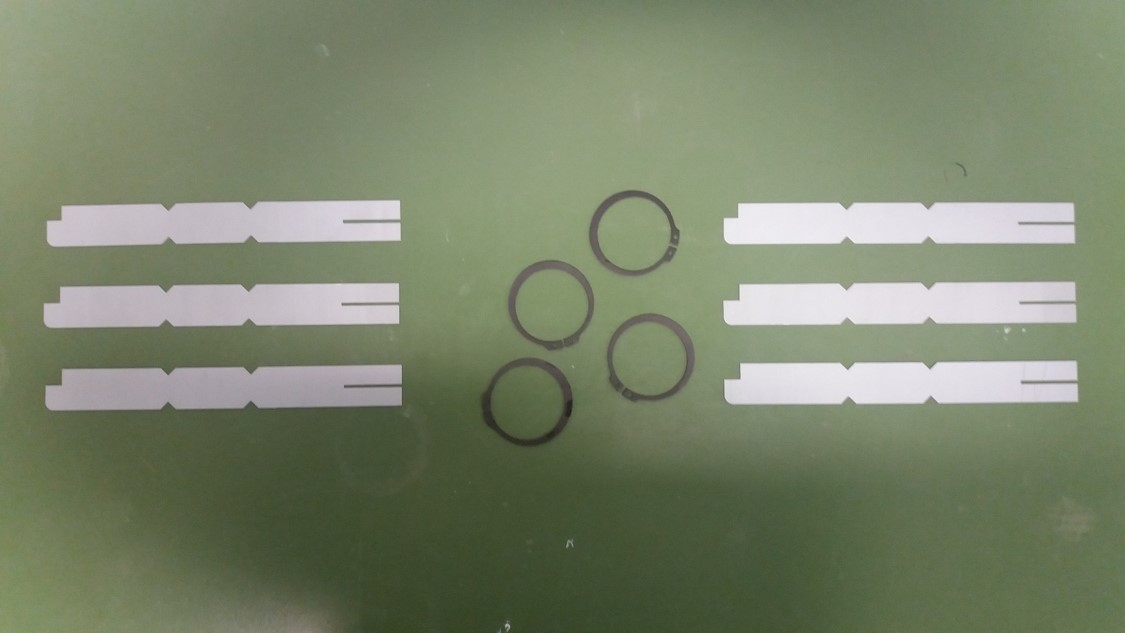
//> input picture Sessie_3/recht.jpg, 1125 x 633 px
$ ./main -image_template=recht.jpg -image_recht=rot.jpg -image_rot=rot.jpg   (built with g++ and OpenCV 4)
//> lines starting //> are read from the running program, lines starting //| are printed output that depends on the picture; after the words box and inside, x2 and y2 are one past the last pixel; in counts of white or black regions, pixels touching at a corner belong together
///`pkg-config opencv --libs` in build options, linker

#include <iostream>
#include <opencv2/opencv.hpp>


using namespace std;
using namespace cv;

/// Function Headers
void MatchRechtSingle( Mat img, Mat templ );
void MatchRechtMultiple( Mat img, Mat templ );
void MatchRot( Mat img, Mat templ );
void rotate(Mat& src, double angle, Mat& dst);

int main( int argc, char** argv )
{
    /// Adding a little help option and command line parser input
    CommandLineParser parser(argc, argv,
        "{ help h usage ? || show this message }"
        "{ image_template it  || (required) path to image }"
        "{ image_recht ire || (required) path to image }"
        "{ image_rot iro || (required) path to image }"
    );
    /// If help is entered
    if (parser.has("help"))
    {
        parser.printMessage();
        cerr << "use parameters: --image_template=template.jpg --image_recht=recht.jpg --image_rot=rot.jpg";
        return 0;
    }

    /// Collect data from arguments
    string imagepath_template(parser.get<string>("image_template"));
    string imagepath_recht(parser.get<string>("image_recht"));
    string imagepath_rot(parser.get<string>("image_rot"));
    if (imagepath_template.empty() || imagepath_recht.empty() || imagepath_rot.empty())
    {
        cerr << "image not found\n";
        parser.printMessage();
        return -1;
    }

    /// Read and show template image
    Mat templ;
    templ = imread(imagepath_template);
//> templ is the input picture: 633 rows x 1125 cols, CV_8UC3; mean B, G, R 107.3, 132.7, 122.6
    imshow("Template image", templ);
    waitKey(0);

    /// Read and show straight image
    Mat img_recht;
    img_recht = imread(imagepath_recht);
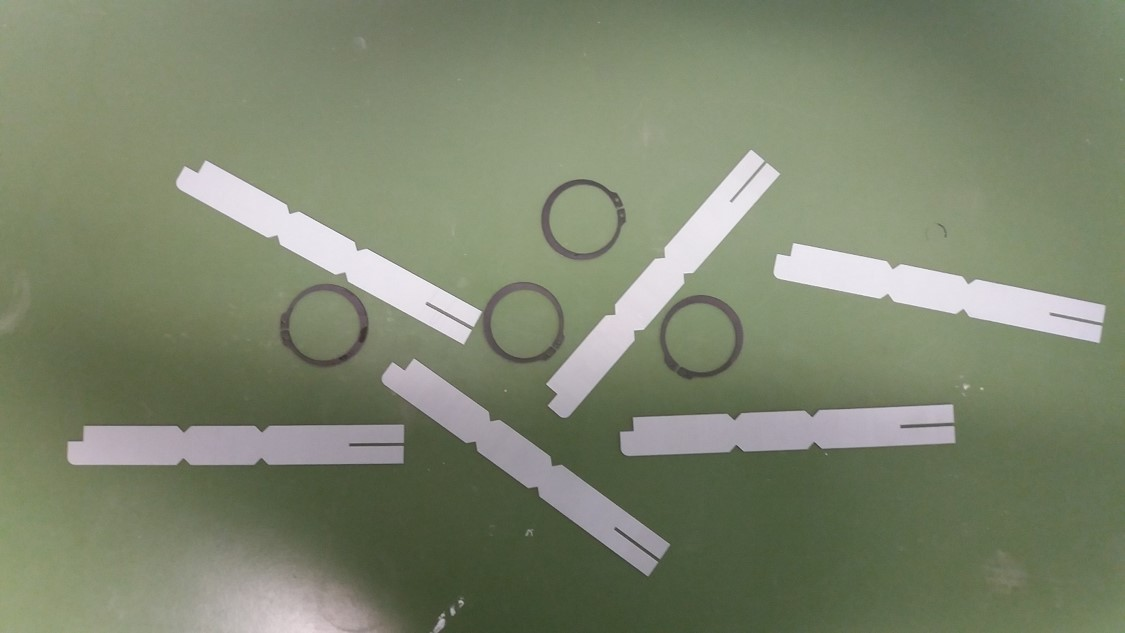
//> input picture Sessie_3/rot.jpg, 1125 x 633 px
//> img_recht is the input picture: 633 rows x 1125 cols, CV_8UC3; mean B, G, R 109.7, 133.1, 125.1
    imshow("recht", img_recht);
    waitKey(0);

    /// Read and show rotated image
    Mat img_rot;
    img_rot = imread(imagepath_rot);
    imshow("rot", img_rot);
    waitKey(0);

    /// Template matching
    MatchRechtSingle(img_recht, templ);
    MatchRechtMultiple(img_recht, templ);

}

void MatchRechtSingle( Mat img, Mat templ )
{
    Mat result;

    int result_cols =  img.cols - templ.cols + 1;
//> result_cols = 1
    int result_rows = img.rows - templ.rows + 1;
//> result_rows = 1

    result.create( result_rows, result_cols, CV_32FC1 );

    matchTemplate( img, templ, result, TM_SQDIFF);
//> result = [3.63e+09]
    normalize(result, result, 0, 1, NORM_MINMAX, -1, Mat());
//> result = [0]

    imshow("normalized", result);
    waitKey(0);

    // Localizing the best match with minMaxLoc
    Mat img_display;
    img.copyTo( img_display );

    double minVal; double maxVal; Point minLoc; Point maxLoc;
    Point matchLoc;

    minMaxLoc( result, &minVal, &maxVal, &minLoc, &maxLoc, Mat() );
//> minVal = 0; maxVal = 0; minLoc = Point(0, 0); maxLoc = Point(0, 0)

    matchLoc = minLoc;
//> matchLoc = Point(0, 0)

    rectangle( img_display, matchLoc, Point( matchLoc.x + templ.cols , matchLoc.y + templ.rows ), Scalar(0,255,0), 2, 8, 0 );
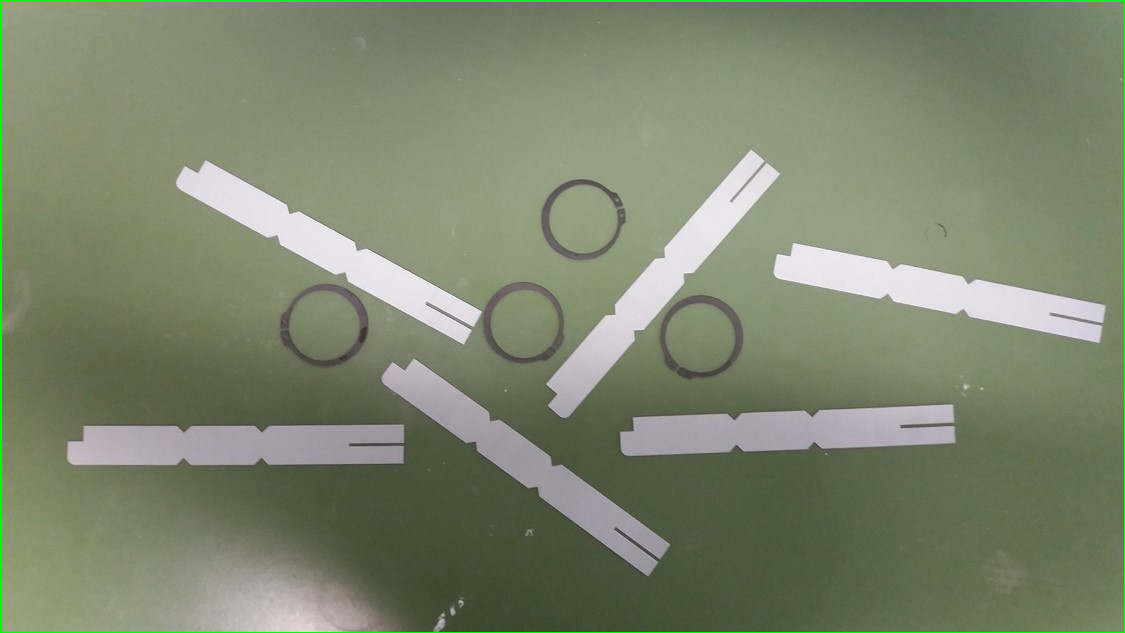
//> img_display: 633 rows x 1125 cols, CV_8UC3; 0.74% of pixels changed, all inside (x1, y1, x2, y2) = (0, 0, 1125, 633)
    rectangle( result, matchLoc, Point( matchLoc.x + templ.cols , matchLoc.y + templ.rows ), Scalar(0,255,0), 2, 8, 0 );

    imshow( "norm rechthoek", result );
    waitKey(0);

    imshow( "match recht single", img_display );
    waitKey(0);
}

void MatchRechtMultiple( Mat img, Mat templ )
{
    Mat mask, temp;
    Mat img_display;
    img.copyTo( img_display );
    Mat result;

    int result_cols =  img.cols - templ.cols + 1;
//> result_cols = 1
    int result_rows = img.rows - templ.rows + 1;
//> result_rows = 1

    result.create( result_rows, result_cols, CV_32FC1 );

    matchTemplate( img, templ, result, TM_CCOEFF_NORMED);
//> result = [0.414]
    normalize(result, result, 0, 1, NORM_MINMAX, -1, Mat());
//> result = [0]

    threshold(result, mask, 0.8, 1, THRESH_BINARY);
//> mask = [0]
    mask.convertTo(mask, CV_8UC1);
    mask = mask*255;
    imshow( "mask ", mask );
    waitKey(0);

    vector<vector<Point>>  contours;
    findContours(mask, contours, RETR_EXTERNAL, CHAIN_APPROX_NONE);
//> contours = 0 contours

    //check for local minima/maxima
    double minVal; double maxVal; Point minLoc; Point maxLoc;
    Point matchLoc;

    for (size_t i=0; i <contours.size(); i++)
    {
        Rect region = boundingRect(contours[i]);
        Mat temp = result(region);
        Point maxLock;
        Point minLock;
        minMaxLoc(temp, NULL, NULL, NULL, &maxLoc, Mat() );
        matchLoc = maxLoc;
        rectangle(img_display, Point(region.x+ matchLoc.x, region.y + matchLoc.y), Point(matchLoc.x +region.x + templ.cols, matchLoc.y +region.y + templ.rows), Scalar(0,0,255), 2, 8, 0 );
     }
//> this loop made 0 passes
//> after the loop, maxLoc = Point(0, 0)

    imshow( "result multiple ", img_display );
    waitKey(0);
}

void MatchRot( Mat img, Mat templ )
{
    int maxrot = 45; // maximum angle we will look after
    int steps = 10; // amount of steps to achieve maxrot
    float stepsize = maxrot/steps; // angle of each step

    Mat img_display;
    img.copyTo( img_display );

}

// Return the rotation matrices for each rotation
// The angle parameter is expressed in degrees!
void rotate(Mat& src, double angle, Mat& dst)
{
    Point2f pt(src.cols/2., src.rows/2.);
    Mat r = getRotationMatrix2D(pt, angle, 1.0);
    warpAffine(src, dst, r, cv::Size(src.cols, src.rows));
}
